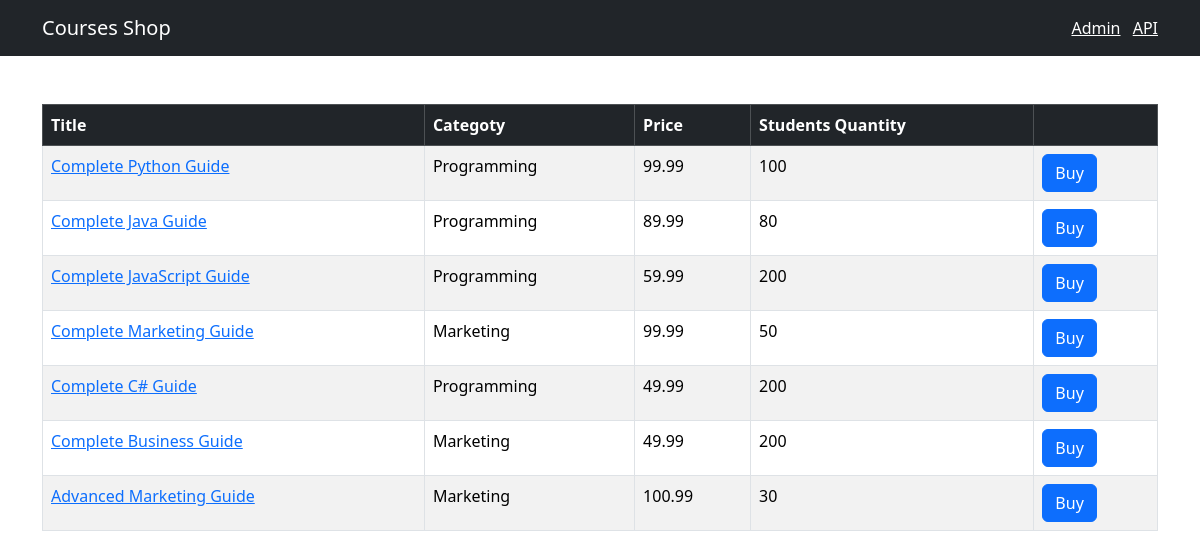
The page / on the database its author committed.
### shop/models.py (models this page shows, shortened)
class Course(models.Model):
    title = models.CharField(max_length=300)
    price = models.FloatField()
    students_qty = models.IntegerField()
    reviews_qty = models.IntegerField()
    category = models.ForeignKey(Category, on_delete=models.CASCADE)
    created_at = models.DateField(default=timezone.now)

class Category(models.Model):
    title = models.CharField(max_length=255)
    created_at = models.DateField(default=timezone.now)
    def __str__(self):
        return self.title

### shop/views.py (the view)
# urls.py: path('', include(api.urls), name='index')
def index(request):
    courses = Course.objects.all()
    return render(request, 'shop/courses.html', {'courses': courses})

### templates/shop/courses.html (shortened to what this page needs)
{% extends 'base.html' %}
{% block content %}
<table class="table mt-5 table-bordered table-striped table-hover">
    <thead class="table-dark">
        <tr>
            <th>Title</th>
            <th>Categoty</th>
            <th>Price</th>
            <th>Students Quantity</th>
            <th></th>
        </tr>
    </thead>
    <tbody>
        {% for course in courses %}
        <tr>
            <td>
                <a href={% url "shop:single_course" course.id %}>{{ course.title }}</a>
            </td>
            <td>{{ course.category }}</td>
            <td>{{ course.price }}</td>
            <td>{{ course.students_qty }}</td>
            <td><button class="btn btn-primary">Buy</td>
        </tr>
        {% endfor %}
    </tbody>
</table>
{% endblock %}

### templates/base.html (shortened to what this page needs)
<!DOCTYPE html>
<html lang="en">
<head>
    <link href="https://cdn.jsdelivr.net/npm/bootstrap@5.3.1/dist/css/bootstrap.min.css" rel="stylesheet">
</head>
<body>
    <nav class="navbar navbar-dark bg-dark">
        <div class="container">
            <a href={% url "shop:index" %} class="navbar-brand">Courses Shop</a>
            <span class="navbar-text">
                <a href="/admin/" class="me-2" target="_blank">Admin</a>
                <a href="/api/v1/" target="_blank">API</a>
            </span>
        </div>
    </nav>
    <main class="container">
        {% block content %}
        {% endblock %}
    </main>
</body>
</html>

### rows shown on the page
Course: title "Complete Python Guide", category "Programming", price "99.99", students_qty "100"
Course: title "Complete Java Guide", category "Programming", price "89.99", students_qty "80"
Course: title "Complete JavaScript Guide", category "Programming", price "59.99", students_qty "200"
Course: title "Complete Marketing Guide", category "Marketing", price "99.99", students_qty "50"
Course: title "Complete C# Guide", category "Programming", price "49.99", students_qty "200"
Course: title "Complete Business Guide", category "Marketing", price "49.99", students_qty "200"
Course: title "Advanced Marketing Guide", category "Marketing", price "100.99", students_qty "30"
